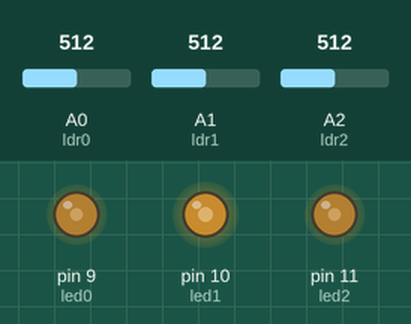
The sketch below on a simulated Arduino Uno, built with avr-gcc and run on an emulated ATmega328P. Parts: output pins drawn as LEDs (lit = HIGH). The inputs (shaded band) are chosen by the test bench; at power-on: A0 (ldr0) = 512, A1 (ldr1) = 512, A2 (ldr2) = 512. What the sketch prints to the serial monitor is not drawn.

Above: at 1.2 s.
1.3 s: A0 (ldr0) set to 716
At 2.1 s:
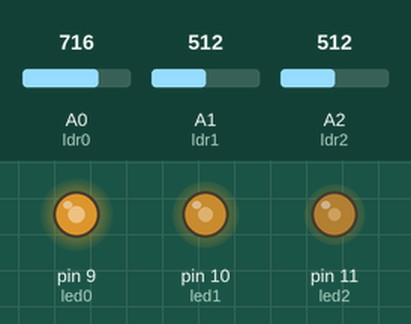
2.8 s: A1 (ldr1) set to 716
At 3.3 s:
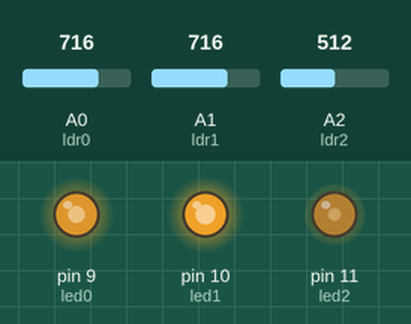
4.3 s: A2 (ldr2) set to 716
At 5.5 s:
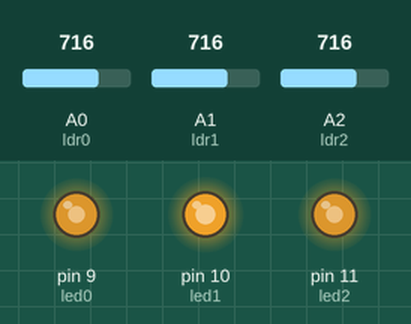
5.8 s: A0 (ldr0) set to 900
At 6.7 s:
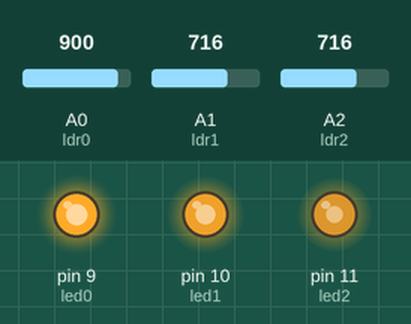
7.3 s: A2 (ldr2) set to 900
At 7.8 s:
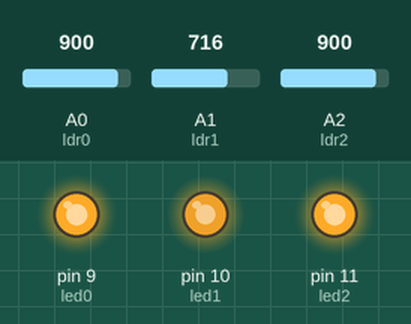
8.8 s: A1 (ldr1) set to 511
At 10.2 s:
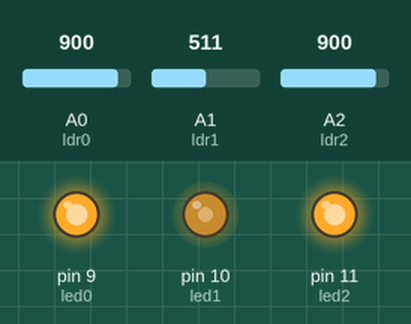
Timing chart, 0 to 11.3 s (numbered marks = the images above; inputs shaded):
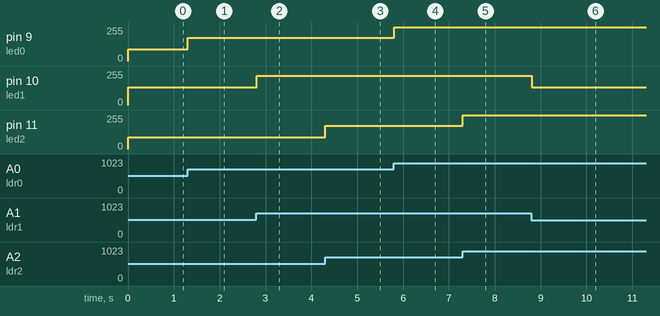

Measured:
- after the input at 1.3 s, pin 9 (led0): 90/255 → 176/255 at once
- after the input at 2.8 s, pin 10 (led1): 132/255 → 219/255 at once
- after the input at 4.3 s, pin 11 (led2): 90/255 → 176/255 at once
- after the input at 5.8 s, pin 9 (led0): 176/255 → 255/255 at once
- after the input at 7.3 s, pin 11 (led2): 176/255 → 255/255 at once
- after the input at 8.8 s, pin 10 (led1): 219/255 → 132/255 at once

The sketch:

_2.1.ino
```cpp
  const int led0 = 9;
  const int led1 = 10;
  const int led2 = 11;
  const int ldr1 = A1;
  const int ldr0 = A0;
  const int ldr2 = A2;

  int velocitat = 20;
  int valLdr0;
  int valLdr1;
  int valLdr2;

void setup()
{
  pinMode(led0, OUTPUT);
  pinMode(led1, OUTPUT);
  pinMode(led2, OUTPUT);

  Serial.begin(9600);
}


void loop()
{
  valLdr0 = analogRead(ldr0);
  valLdr1 = analogRead(ldr1);
  valLdr2 = analogRead(ldr2);

  valLdr0 = map(valLdr0, 300, 900, 0, 255);
  valLdr1 = map(valLdr1, 200, 800, 0, 255);
  valLdr2 = map(valLdr2, 300, 900, 0, 255);

  Serial.print(valLdr0);

  analogWrite(led0, valLdr0);
  analogWrite(led1, valLdr1);
  analogWrite(led2, valLdr2);
}
```
